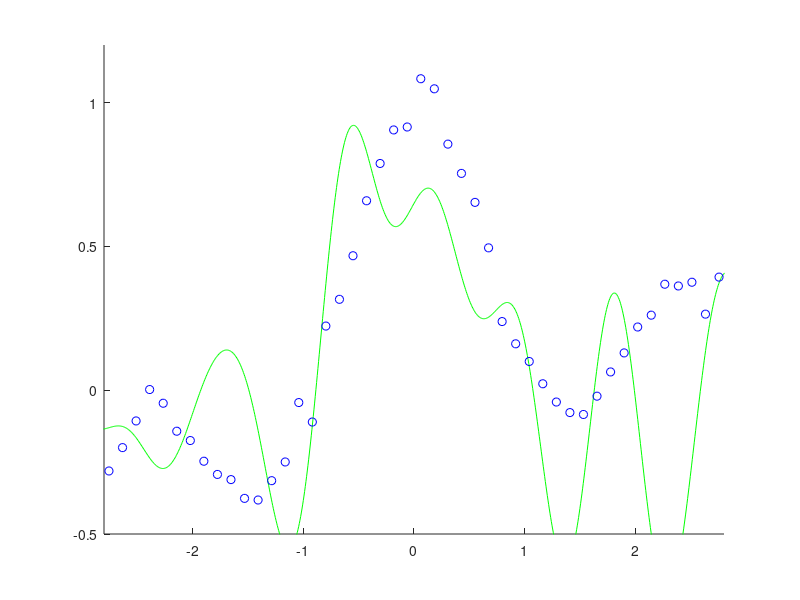

MATLAB code to generate this figure:
n=50; N=1000; x=linspace(-3,3,n)'; x=x(randperm(n));
pix=pi*x; y=sin(pix)./(pix)+0.1*x+0.05*randn(n,1);

hh=2*0.3^2; t=randn(n,1); l=1;
for i=1:n
  ki=exp(-(x-x(i)).^2/hh);
  t=t+(y(i)-t'*ki)/(ki'*ki+l)*ki;
end
X=linspace(-3,3,N)';
K=exp(-(repmat(X.^2,1,n)+repmat(x.^2',N,1)-2*X*x')/hh);
F=K*t;

figure(1); clf; hold on; axis([-2.8 2.8 -0.5 1.2]);
plot(X,F,'g-'); plot(x,y,'bo'); 
